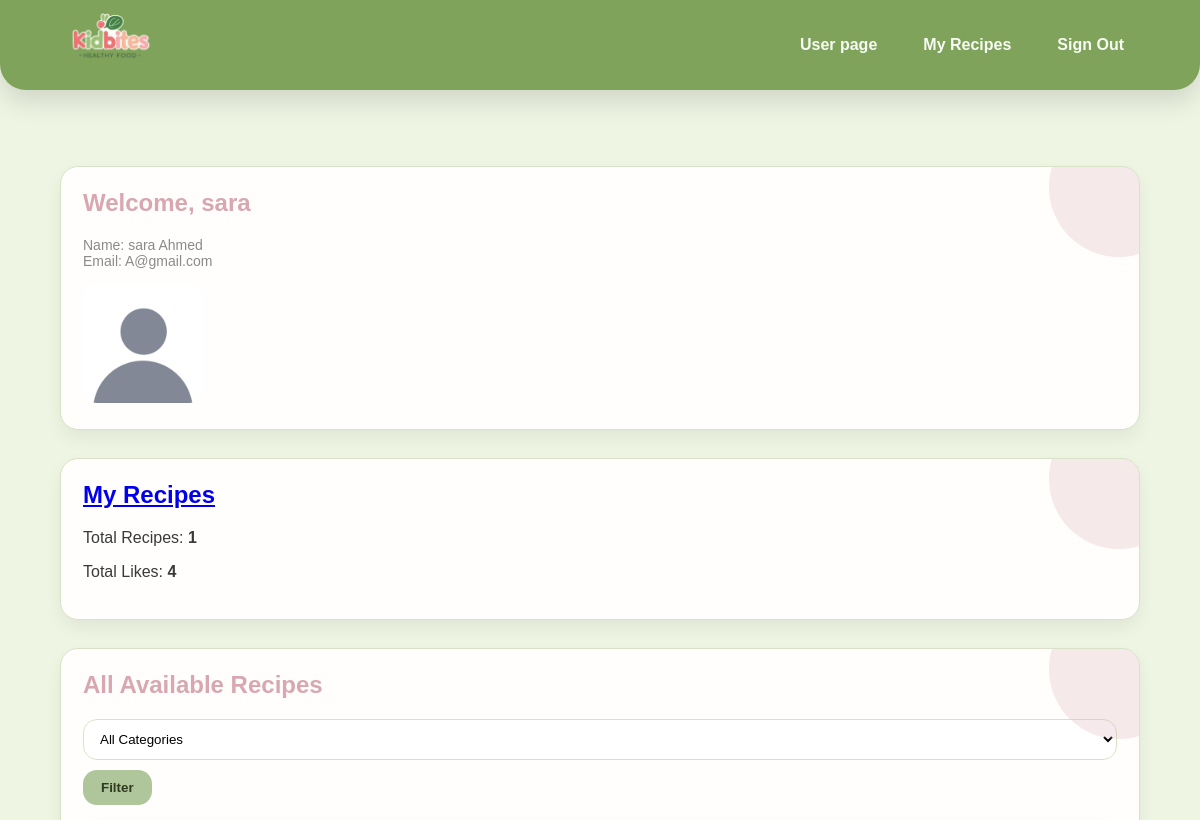
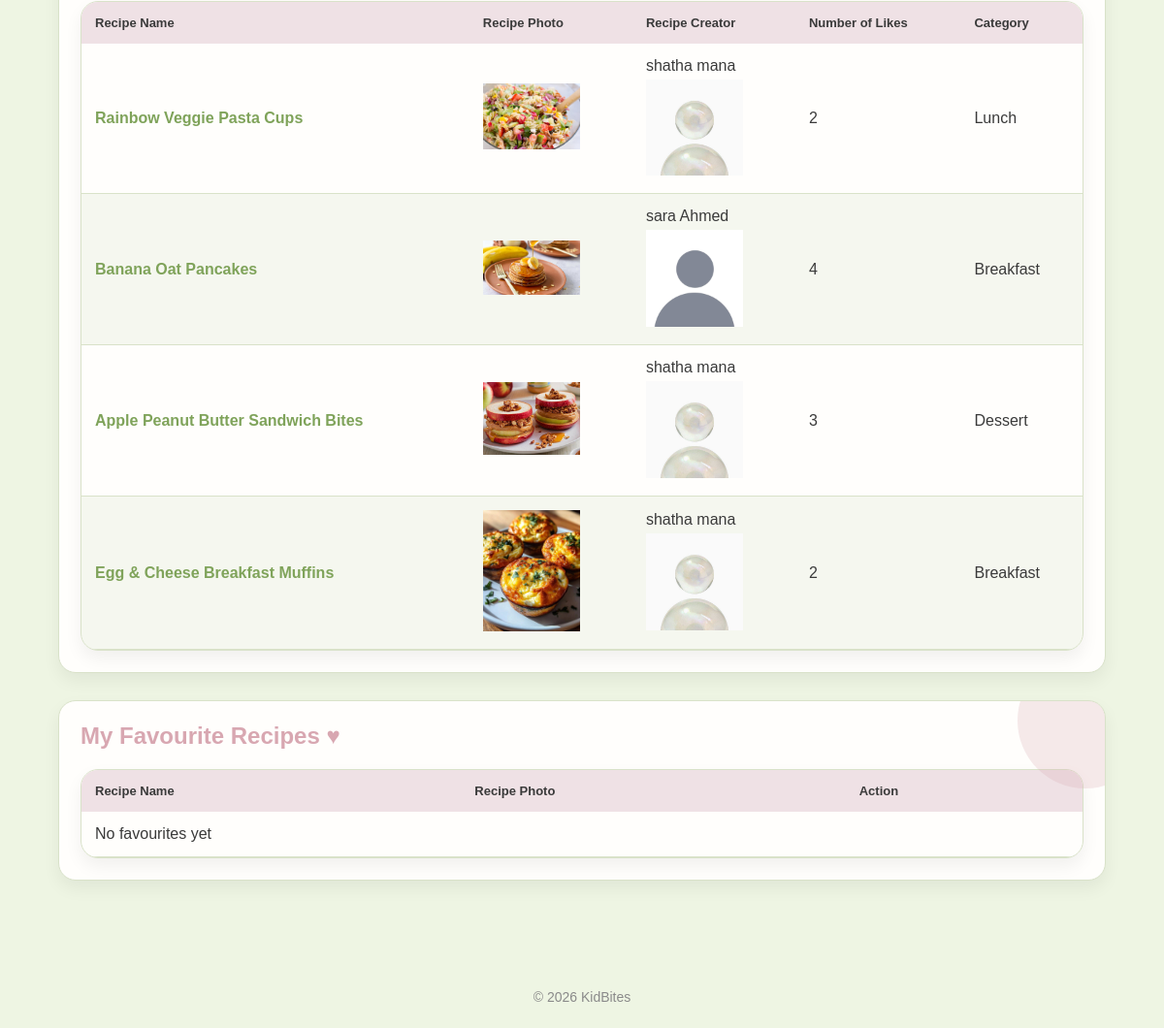
The page /user.php (signed in) on the database its author committed (2 pictures, top to bottom).
### tables this page shows
CREATE TABLE `users` (
  `id` int(11) NOT NULL,
  `userType` enum('user','admin') NOT NULL,
  `firstName` varchar(50) NOT NULL,
  `lastName` varchar(50) NOT NULL,
  `emailAddress` varchar(100) NOT NULL,
  `password` varchar(255) NOT NULL,
  `photoFileName` varchar(255) NOT NULL
);

CREATE TABLE `recipe` (
  `id` int(11) NOT NULL,
  `userID` int(11) DEFAULT NULL,
  `categoryID` int(11) DEFAULT NULL,
  `name` varchar(100) DEFAULT NULL,
  `description` text,
  `photoFileName` varchar(255) DEFAULT NULL,
  `videoFilePath` varchar(255) DEFAULT NULL
);

CREATE TABLE `recipecategory` (
  `id` int(11) NOT NULL,
  `categoryName` varchar(50) NOT NULL
);

### user.php (the view, shortened to what this page needs)
<?php
include "db.php";
$userID = $_SESSION['userID'];
$userQuery = "SELECT * FROM users WHERE id = $userID";
$userResult = $conn->query($userQuery);
$user = $userResult->fetch_assoc();
$countRecipes = "SELECT COUNT(*) as total FROM recipe WHERE userID = $userID";
$res1 = $conn->query($countRecipes);
$totalRecipes = $res1->fetch_assoc()['total'];
$countLikes = "
SELECT COUNT(*) as totalLikes
FROM likes
JOIN recipe ON recipe.id = likes.recipeID
WHERE recipe.userID = $userID
";
$res2 = $conn->query($countLikes);
$totalLikes = $res2->fetch_assoc()['totalLikes'];
$where = "";
$recipesQuery = "
SELECT recipe.*,
       users.firstName, users.lastName, users.photoFileName AS userPhoto,
       recipecategory.categoryName,
       COUNT(likes.recipeID) as totalLikes
FROM recipe
JOIN users ON recipe.userID = users.id
JOIN recipecategory ON recipe.categoryID = recipecategory.id
LEFT JOIN likes ON recipe.id = likes.recipeID
$where
GROUP BY recipe.id
";
$recipes = $conn->query($recipesQuery);
$favQuery = "
SELECT recipe.*
FROM favourites
JOIN recipe ON favourites.recipeID = recipe.id
WHERE favourites.userID = $userID
";
$favourites = $conn->query($favQuery);
?>
<!DOCTYPE html>
<html lang="en">
<head>
<link rel="stylesheet" href="style.css">
</head>
<body>
<header>
<div class="container header-inner">
<a class="brand" href="user.php">
<img src="images/logo.png" class="logo">
</a>
<nav class="nav">
<a href="user.php">User page</a>
<a href="my-recipes.php">My Recipes</a>
<a href="signout.php">Sign Out</a>
</nav>
</div>
</header>
<main>
<div class="container">
<br><br>
<section class="card">
<h2>Welcome, <?= $user['firstName'] ?></h2>
<p class="hint">
Name: <?= $user['firstName']." ".$user['lastName'] ?><br>
Email: <?= $user['emailAddress'] ?>
</p>
<div>
<img src="images/<?= $user['photoFileName'] ?>" width="120" style="border-radius:14px;">
</div>
</section>
<section class="card">
<h2><a href="my-recipes.php">My Recipes</a></h2>
<p>Total Recipes: <strong><?= $totalRecipes ?></strong></p>
<p>Total Likes: <strong><?= $totalLikes ?></strong></p>
</section>
<section class="card">
<h2>All Available Recipes</h2>
<form method="POST">
<div style="display:flex; gap:10px; margin-bottom:16px; flex-wrap:wrap;">
<select name="categoryID">
<option value="">All Categories</option>
</select>
<button class="btn btn-secondary">Filter</button>
</div>
</form>
<div class="table-wrap">
<table>
<thead>
<tr>
<th>Recipe Name</th>
<th>Recipe Photo</th>
<th>Recipe Creator</th>
<th>Number of Likes</th>
<th>Category</th>
</tr>
</thead>
<tbody>
<?php if($recipes->num_rows > 0): ?>
<?php while($row = $recipes->fetch_assoc()): ?>
<tr>
<td>
<a href="view-recipe.php?id=<?= $row['id'] ?>">
<?= $row['name'] ?>
</a>
</td>
<td>
<img src="images/<?= $row['photoFileName'] ?>" width="100">
</td>
<td>
<?= $row['firstName']." ".$row['lastName'] ?><br>
<img src="images/<?= $row['userPhoto'] ?>" width="100" style="margin-top:5px;">
</td>
<td>
<?= $row['totalLikes'] ?>
</td>
<td>
<?= $row['categoryName'] ?>
</td>
</tr>
<?php endwhile; ?>
<?php else: ?>
<tr>
<td colspan="5" class="empty-msg">No recipes found</td>
</tr>
<?php endif; ?>
</tbody>
</table>
</div>
</section>
<section class="card">
<h2>My Favourite Recipes ♥</h2>
<div class="table-wrap">
<table>
<thead>
<tr>
<th>Recipe Name</th>
<th>Recipe Photo</th>
<th>Action</th>
</tr>
</thead>
<tbody>
<?php if($favourites->num_rows > 0): ?>
<?php while($row = $favourites->fetch_assoc()): ?>
<tr>
<td>
<a href="view-recipe.php?id=<?= $row['id'] ?>">
<?= $row['name'] ?>
</a>
</td>
<td>
<img src="images/<?= $row['photoFileName'] ?>" width="100">
</td>
<td>
<a href="remove_fav.php?id=<?= $row['id'] ?>" class="btn btn-danger">
Remove</a>
</td>
</tr>
<?php endwhile; ?>
<?php else: ?>
<tr>
<td colspan="3" class="empty-msg">No favourites yet</td>
</tr>
<?php endif; ?>
</tbody>
</table>
</div>
</section>
</div>
</main>
<footer class="footer">
© 2026 KidBites
</footer>
</body>
</html>

### style.css (style rules this page uses)
* { box-sizing: border-box; }
body { margin: 0; font-family: Arial, sans-serif; color: #3a3a3a; background: #eef5e3; }
.container { width: 90%; margin: auto; }
header { background: #7fa35a; box-shadow: 0 12px 26px rgba(0,0,0,0.12); border-bottom-left-radius: 26px; border-bottom-right-radius: 26px; padding: 0; }
.header-inner { display: flex; align-items: center; justify-content: space-between; height: 90px; }
.brand { font-size: 22px; font-weight: 800; color: white; text-decoration: none; }
.nav { display: flex; gap: 14px; }
.nav a { color: #f8faf4; text-decoration: none; font-weight: 600; padding: 8px 16px; border-radius: 999px; transition: background 0.25s ease; }
main { padding: 40px 0 60px; }
.card { background: #fffefc; border-radius: 18px; padding: 22px; margin-bottom: 28px; border: 1px solid #d9e2c9; box-shadow: 0 8px 18px rgba(0,0,0,0.06); position: relative; overflow: hidden; }
.card::before { content: ""; position: absolute; top: -50px; right: -50px; width: 140px; height: 140px; background: rgba(216,167,177,0.25); border-radius: 50%; }
h2 { color: #d8a7b1; margin-top: 0; }
.hint { color: #8a8a8a; font-size: 14px; }
.btn { padding: 10px 18px; border-radius: 14px; border: none; cursor: pointer; font-weight: 700; background: #e5e5e5; transition: transform 0.15s ease, box-shadow 0.15s ease; }
.btn-secondary { background: #afc69a; color: #2f3a20; }
input, select, textarea { width: 100%; padding: 11px 12px; border-radius: 14px; border: 1px solid #d9e2c9; background: white; font-family: inherit; }
.table-wrap { background: #fffefc; border-radius: 18px; overflow-x: auto; box-shadow: 0 8px 18px rgba(0,0,0,0.06); border: 1px solid #d9e2c9; }
table { width: 100%; border-collapse: collapse; }
thead th { padding: 14px; text-align: left; font-size: 13px; font-weight: 800; background: #efe1e5; }
tbody td { padding: 14px; border-bottom: 1px solid #d9e2c9; }
tbody tr:nth-child(even) { background: rgba(127,163,90,0.08); }
table a { color: #7fa35a; text-decoration: none; font-weight: 600; }
footer { text-align: center; padding: 24px 0; font-size: 14px; color: #8a8a8a; }
.logo { max-height: 150px; width: auto; }
tbody td { vertical-align: middle; }

### rows shown on the page
users: firstName "sara", lastName "Ahmed", emailAddress "A@gmail.com", photoFileName (placeholder picture)
recipe: name "Rainbow Veggie Pasta Cups", photoFileName (picture), userID.firstName "shatha", userID.lastName "mana", userID.photoFileName (picture), totalLikes "2", categoryID.categoryName "Lunch"
recipe: name "Banana Oat Pancakes", photoFileName (picture), userID.firstName "sara", userID.lastName "Ahmed", userID.photoFileName (placeholder picture), totalLikes "4", categoryID.categoryName "Breakfast"
recipe: name "Apple Peanut Butter Sandwich Bites", photoFileName (picture), userID.firstName "shatha", userID.lastName "mana", userID.photoFileName (picture), totalLikes "3", categoryID.categoryName "Dessert"
recipe: name "Egg & Cheese Breakfast Muffins", photoFileName (picture), userID.firstName "shatha", userID.lastName "mana", userID.photoFileName (picture), totalLikes "2", categoryID.categoryName "Breakfast"

### other values the page prints
$totalRecipes "1"
$totalLikes "4"
